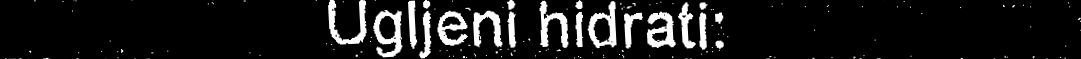
#> input picture tableRecognition/images/hidrati.png, 1081 x 59 px
$ python -i parseTable.py   (imports and definitions only)
#> lines starting #> are read from the running program, lines starting #| are printed output that depends on the picture; after the words box and inside, x2 and y2 are one past the last pixel; in counts of white or black regions, pixels touching at a corner belong together
#> further down, picture is the input picture: shape (59, 1081, 3); min 0, max 255, mean 24.9
import cv2.cv2 as cv2
import numpy as np


def parse_table(table_img):
    cv2.imwrite("table_img.jpg", table_img)

    # Horizontal kernel of (kernel_length X 1), which will detect all the horizontal lines from the image.
    horizontal_size = np.array(table_img).shape[0] // 30
#> horizontal_size = 1
    print("H size: ", horizontal_size)
#| H size:  1
    horizontal_structure = cv2.getStructuringElement(cv2.MORPH_RECT, (horizontal_size, 1))
#> horizontal_structure = [1]

    # Vertical kernel of (1 X kernel_length), which will detect all the vertical lines from the image.
    vertical_size = np.array(table_img).shape[1] // 30
#> vertical_size = 36
    print("V size: ", vertical_size)
#| V size:  36
    vertical_structure = cv2.getStructuringElement(cv2.MORPH_RECT, (1, vertical_size))
#> vertical_structure = 36 values from 1 to 1

    # A kernel of (7 X 3) ones.
    kernel = cv2.getStructuringElement(cv2.MORPH_RECT, (7, 3))

    # Morphological operation to detect vertical lines from an image
    img_temp1 = cv2.erode(table_img, vertical_structure, iterations=3)
#> img_temp1: shape (59, 1081, 3); every value is 0
    cv2.imwrite("img_templ.jpg", img_temp1)
    vertical_lines_img = cv2.dilate(img_temp1, vertical_structure, iterations=3)
    cv2.imwrite("verticle_lines.jpg", vertical_lines_img)

    # Morphological operation to detect horizontal lines from an image
    img_temp2 = cv2.erode(table_img, horizontal_structure, iterations=3)
    horizontal_lines_img = cv2.dilate(img_temp2, horizontal_structure, iterations=6)
    cv2.imwrite("horizontal_lines.jpg", horizontal_lines_img)

    # Weighting parameters, this will decide the quantity of an image to be added to make a new image.
    alpha = 0.5
    beta = 1.0 - alpha
    # This function helps to add two image with specific weight parameter
    # to get a third image as summation of two images.
    img_final_bin = cv2.addWeighted(vertical_lines_img, alpha, horizontal_lines_img, beta, 0.0)
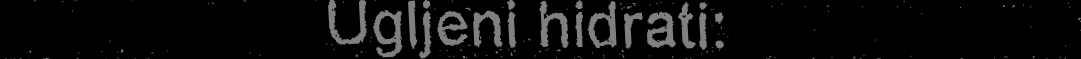
#> img_final_bin: shape (59, 1081, 3); min 0, max 128, mean 12.5
    cv2.imwrite("img_final_bin1.jpg", img_final_bin)
    img_final_bin = cv2.erode(~img_final_bin, kernel, iterations=4)
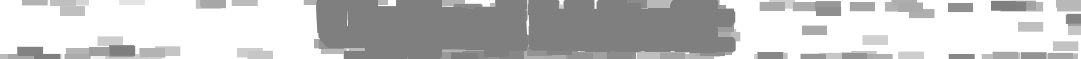
#> img_final_bin: shape (59, 1081, 3); min 127, max 255, mean 196
    cv2.imwrite("img_final_bin2.jpg", img_final_bin)
    (thresh, img_final_bin) = cv2.threshold(img_final_bin, 254, 255, cv2.THRESH_BINARY)
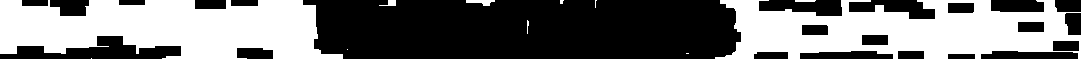
#> img_final_bin: shape (59, 1081, 3); 45.9% white; 11 white regions (6 under 20 px), largest, box (x1, y1, x2, y2) and area: (0, 0, 343, 59) 14978, (715, 0, 1081, 59) 14060, (466, 0, 495, 6) 105, (379, 0, 396, 6) 57, (795, 0, 816, 2) 41
    cv2.imwrite("img_final_bin3.jpg", img_final_bin)

    # Find contours for image, which will detect all the boxes
#> (the run stopped early here; a loop or call above may not have finished)
